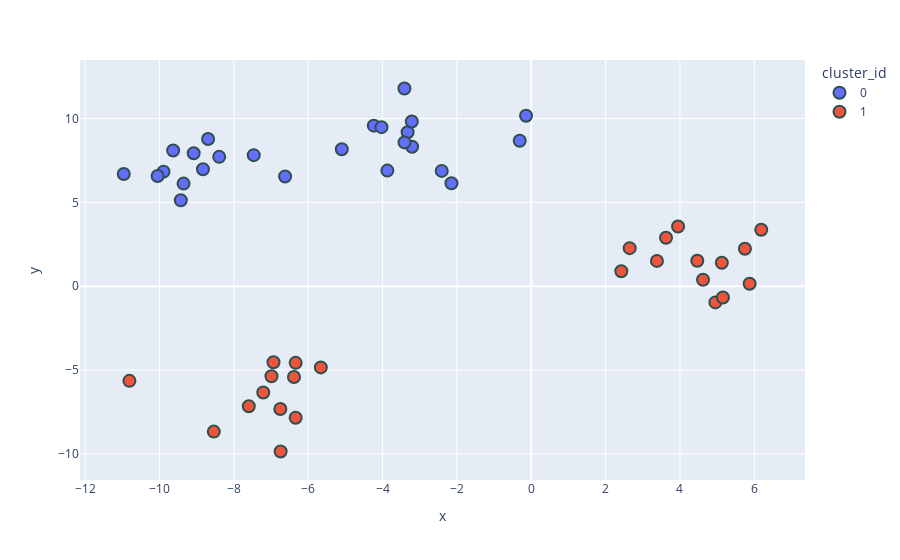

Notebook code for this chart:
### Code cell
fig = px.scatter(blobs_df, x='x', y='y', color='cluster_id')
fig.update_traces(marker=dict(size=12, line=dict(width=2, color='DarkSlateGrey')), selector=dict(mode='markers'))

### Figure 1 — Plotly figure (JSON) as saved in the notebook; plotly's stock layout.template omitted (floating-point values rounded to 4 significant figures)
{"data": [{"hovertemplate": "cluster_id=0<br>x=%{x}<br>y=%{y}<extra></extra>", "legendgroup": "0", "marker": {"color": "#636efa", "line": {"color": "DarkSlateGrey", "width": 2}, "size": 12, "symbol": "circle"}, "mode": "markers", "name": "0", "orientation": "v", "showlegend": true, "type": "scatter", "x": [-3.412, -3.871, -0.3107, -3.326, -9.891, -2.408, -9.352, -5.097, -9.633, -4.236, -8.394, -2.146, -4.028, -8.831, -10.05, -0.1404, -9.08, -8.693, -10.96, -9.426, -3.204, -3.213, -6.621, -3.41, -7.465], "xaxis": "x", "y": [11.79, 6.896, 8.676, 9.181, 6.832, 6.877, 6.12, 8.171, 8.093, 9.578, 7.715, 6.144, 9.486, 6.972, 6.571, 10.17, 7.93, 8.776, 6.693, 5.128, 8.316, 9.828, 6.546, 8.577, 7.817], "yaxis": "y"}, {"hovertemplate": "cluster_id=1<br>x=%{x}<br>y=%{y}<extra></extra>", "legendgroup": "1", "marker": {"color": "#EF553B", "line": {"color": "DarkSlateGrey", "width": 2}, "size": 12, "symbol": "circle"}, "mode": "markers", "name": "1", "orientation": "v", "showlegend": true, "type": "scatter", "x": [4.953, 2.422, -10.81, 4.62, 6.186, 5.748, 5.155, -8.539, -6.933, 5.874, -6.749, -6.988, -6.383, -7.209, 3.381, 3.949, -5.661, 4.466, -6.338, 5.126, -7.598, 2.648, -6.742, 3.624, -6.337], "xaxis": "x", "y": [-0.9663, 0.8934, -5.647, 0.3866, 3.37, 2.23, -0.6714, -8.674, -4.533, 0.1419, -7.329, -5.375, -5.417, -6.344, 1.509, 3.559, -4.846, 1.522, -4.573, 1.396, -7.159, 2.268, -9.861, 2.891, -7.848], "yaxis": "y"}], "layout": {"autosize": true, "legend": {"title": {"text": "cluster_id"}, "tracegroupgap": 0}, "margin": {"t": 60}, "xaxis": {"anchor": "y", "autorange": true, "domain": [0, 1], "range": [-12.09, 7.312], "title": {"text": "x"}, "type": "linear"}, "yaxis": {"anchor": "x", "autorange": true, "domain": [0, 1], "range": [-12.05, 13.98], "title": {"text": "y"}, "type": "linear"}}}
